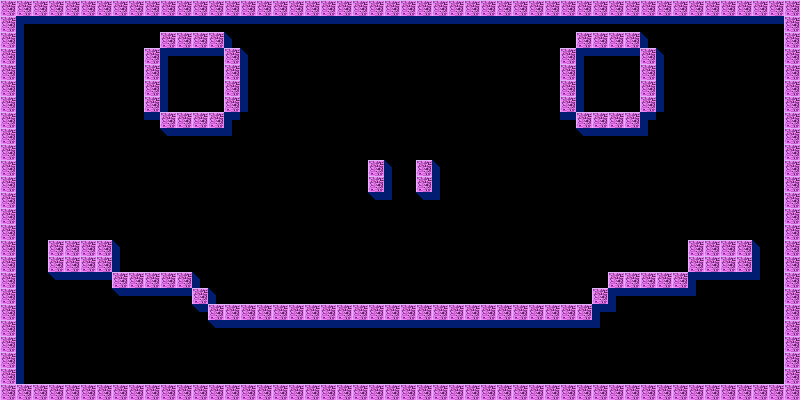

A level layout from a 2D game, rendered from its tile map. Below: a short description, then the map file with tile-grid data replaced by summaries:
An orthogonal 50x25 tile map with 16x16 px tiles, 1 tile layer (ground), 1 hidden layer not drawn, 2 tilesets and 12 objects (6x PHANT, left, right).

<map version="1.10" tiledversion="1.10.0" orientation="orthogonal" renderorder="right-down" width="50" height="25" tilewidth="16" tileheight="16" infinite="0" nextlayerid="6" nextobjectid="13">
 <properties>
  <property name="automaticAirMode" value="1" />
  <property name="bossBoost" value="" />
  <property name="bossLevel" value="f" />
  <property name="guidedAir" value="f" />
  <property name="specialAir" value="" />
 </properties>
 <tileset firstgid="1" name="tiles" tilewidth="16" tileheight="16" tilecount="256" columns="16">
  <image source="tiles.png" width="256" height="256" />
  <tile id="0">
   <properties>
    <property name="type" value="TOP" />
   </properties>
  </tile>
  <tile id="1">
   <properties>
    <property name="type" value="TOPL" />
   </properties>
  </tile>
  <tile id="2">
   <properties>
    <property name="type" value="TOPR" />
   </properties>
  </tile>
  <tile id="3">
   <properties>
    <property name="type" value="TOPRL" />
   </properties>
  </tile>
  <tile id="4">
   <properties>
    <property name="type" value="LEFT" />
   </properties>
  </tile>
  <tile id="5">
   <properties>
    <property name="type" value="RIGHT" />
   </properties>
  </tile>
  <tile id="6">
   <properties>
    <property name="type" value="RL" />
   </properties>
  </tile>
  <tile id="10">
   <properties>
    <property name="type" value="LEFT" />
   </properties>
  </tile>
  <tile id="15">
   <properties>
    <property name="type" value="RIGHT" />
   </properties>
  </tile>
  <tile id="20">
   <properties>
    <property name="type" value="TOP" />
   </properties>
  </tile>
  <tile id="21">
   <properties>
    <property name="type" value="LEFT" />
   </properties>
  </tile>
  <tile id="22">
   <properties>
    <property name="type" value="RIGHT" />
   </properties>
  </tile>
  <tile id="38">
   <properties>
    <property name="type" value="TOP" />
   </properties>
  </tile>
 </tileset>
 <tileset firstgid="257" name="entities" tilewidth="32" tileheight="32" tilecount="64" columns="8">
  <image source="entities.png" width="256" height="256" />
 </tileset>
 <layer id="1" name="ground" width="50" height="25">
  <data>[1250 cells, 404 non-empty, 7 distinct tile ids]</data>
 </layer>
 <layer id="2" name="collision" width="50" height="25" visible="0">
  <data>[1250 cells, 188 non-empty, 8 distinct tile ids]</data>
 </layer>
 <objectgroup id="3" name="enemies">
  <object id="1" name="PHANT" gid="258" x="224" y="304" width="32" height="32" />
  <object id="2" name="PHANT" gid="258" x="272" y="304" width="32" height="32" />
  <object id="3" name="PHANT" gid="258" x="320" y="304" width="32" height="32" />
  <object id="4" name="PHANT" gid="258" x="464" y="304" width="32" height="32" />
  <object id="5" name="PHANT" gid="258" x="368" y="304" width="32" height="32" />
  <object id="6" name="PHANT" gid="258" x="416" y="304" width="32" height="32" />
 </objectgroup>
 <objectgroup id="4" name="meals">
  <object id="7" gid="285" x="176" y="112" width="32" height="32" />
  <object id="8" gid="285" x="80" y="240" width="32" height="32" />
  <object id="9" gid="285" x="416" y="160" width="32" height="32" />
  <object id="10" gid="285" x="720" y="240" width="32" height="32" />
 </objectgroup>
 <objectgroup id="5" name="path" visible="0">
  <object id="11" name="left" x="253" y="417">
   <polyline points="-4,-9 -4,-65 -189,-65 -189,-369 -5,-369 -6,-450" />
  </object>
  <object id="12" name="right" x="553" y="413">
   <polyline points="0,21 -1,-61 183,-61 183,-365 1,-365 0,-437" />
  </object>
 </objectgroup>
</map>
